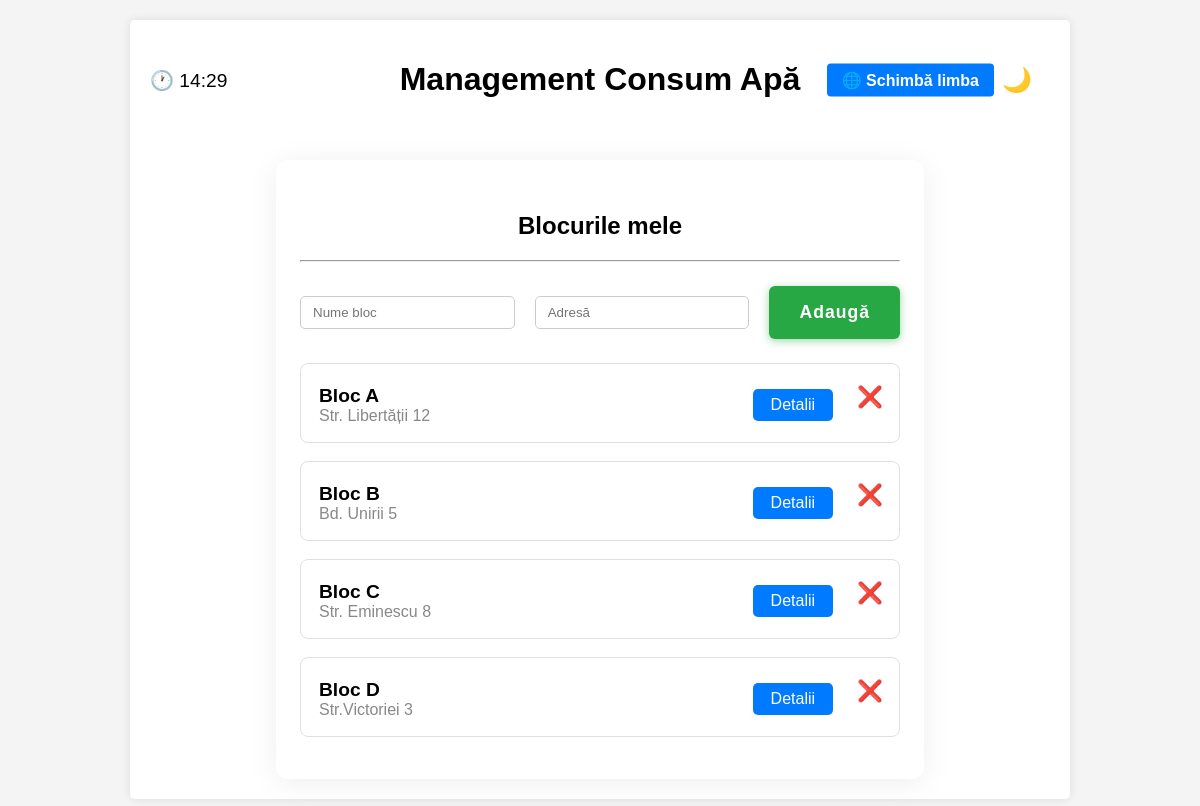
/blocuri (signed in), run on the app's committed database.
### tables this page shows
CREATE TABLE blocks (
            id INTEGER PRIMARY KEY AUTOINCREMENT,
            name TEXT NOT NULL,
            address TEXT NOT NULL
        );

### app.py (the view, shortened to what this page needs)
@app.route('/blocuri', methods=['GET', 'POST'])
@login_required
def blocuri():
    try:
        blocks = get_blocks()
        return render_template('template2.html', blocks=blocks, language=session.get('language', 'ro'))
    except Exception as e:
        print(f"Eroare la afișare blocuri: {e}")
        return 'A apărut o eroare la afișarea blocurilor.', 500

### app.py (called while the page is built)
@app.context_processor
def inject_language():
    return {'language': session.get('language', 'ro')}

def login_required(f):
    @wraps(f)
    def decorated_function(*args, **kwargs):
        if 'username' not in session:
            return redirect(url_for('login'))
        return f(*args, **kwargs)
    return decorated_function

### database.py (called while the page is built)
def get_blocks():
    db_path = os.path.join(DATA_DIR, 'database.db')
    conn = sqlite3.connect(db_path)
    cursor = conn.cursor()
    cursor.execute('SELECT id, name, address FROM blocks')
    blocks = [ {'id': row[0], 'name': row[1], 'address': row[2]} for row in cursor.fetchall() ]
    conn.close()
    return blocks

### templates/template2.html (shortened to what this page needs)
{% extends 'layout.html' %}
{% block content %}
<div class="block-list-container" style="max-width:600px;margin:40px auto 0 auto;padding:32px 24px 24px 24px;background:#fff;border-radius:12px;box-shadow:0 4px 32px #0001;">
    <h2 style="text-align:center;">{{ 'Blocurile mele' if language == 'ro' else 'My Buildings' }}</h2>
    <hr style="margin:18px 0 24px 0;">
    <form id="add-block-form" method="POST" style="display:flex;gap:10px;justify-content:center;margin-bottom:24px;">
        <input type="text" name="block_name" placeholder="{{ 'Nume bloc' if language == 'ro' else 'Block name' }}" required style="padding:8px 12px;border:1px solid #ccc;border-radius:5px;">
        <input type="text" name="block_address" placeholder="{{ 'Adresă' if language == 'ro' else 'Address' }}" required style="padding:8px 12px;border:1px solid #ccc;border-radius:5px;">
        <button type="submit" style="background-color:#28a745; color:white; border:none; border-radius:6px; padding:12px 30px; cursor:pointer; font-size:1.1em; font-weight:bold; box-shadow:0 2px 8px #28a74577; letter-spacing:1px;">{{ 'Adaugă' if language == 'ro' else 'Add' }}</button>
    </form>
    <ul id="block-list" style="list-style:none;padding:0;">
    {% for block in blocks %}
        <li class="block-item" style="margin-bottom:18px;padding:18px 18px 14px 18px;border:1px solid #e0e0e0;border-radius:8px;display:flex;align-items:center;justify-content:space-between;">
            <div>
                <span style="font-size:1.2em;font-weight:bold;">{{ block.name }}</span><br>
                <span style="color:#888;">{{ block.address }}</span>
            </div>
            <div style="display:flex;gap:10px;align-items:center;">
                <a href="{{ url_for('block_detail', block_id=block.id) }}" style="padding:7px 18px;background:#007bff;color:#fff;border-radius:5px;text-decoration:none;font-weight:500;font-size:1em;">{{ 'Detalii' if language == 'ro' else 'Details' }}</a>
                <form method="POST" style="display:inline;">
    <button type="submit" class="delete-block-btn" style="display:inline-block; background:none; border:none; color:#d32f2f; font-size:1.3em; font-weight:bold; position:relative; left:8px; top:2px; cursor:pointer; transition:color 0.2s;" title="{{ 'Șterge blocul' if language == 'ro' else 'Delete block' }}">❌</button>
</form>
            </div>
        </li>
    {% endfor %}
    </ul>
</div>
{% endblock %}

### templates/layout.html (shortened to what this page needs)
<!DOCTYPE html>
<html lang="{{ language }}">
<head>
    <link rel="stylesheet" href="{{ url_for('static', filename='style.css') }}">
</head>
<body>
    <div class="container">
        <div class="header-container" style="display:flex;align-items:center;justify-content:center;position:relative;margin-bottom:20px;">
            <div class="clock" id="romania-clock"></div>
            <div class="title-clock" style="flex:1;text-align:center;">
                <h1>{{ 'Management Consum Apă' if language == 'ro' else 'Water Consumption Management' }}</h1>
            </div>
            <button id="theme-toggle" aria-label="Toggle dark/light mode" style="position:absolute;right:12px;top:50%;transform:translateY(-50%);background:none;border:none;outline:none;cursor:pointer;font-size:1.5em;transition:color 0.2s;z-index:10;">
                <span id="theme-toggle-icon">🌙</span>
            </button>
            {% if 'username' in session %}
            <div style="position:absolute;right:56px;top:50%;transform:translateY(-50%);">
                <a href="{{ url_for('change_language', next=request.full_path) }}" title="{{ 'Schimbă limba' if language == 'ro' else 'Change Language' }}" style="padding:8px 15px;text-decoration:none;color:white;background-color:#007bff;border-radius:4px;font-weight:bold;font-size:1em;">
                    🌐 {{ 'Schimbă limba' if language == 'ro' else 'Change Language' }}
                </a>
            </div>
            {% endif %}
        </div>
        <div>
            {% block content %}{% endblock %}
        </div>
    </div>
</body>
</html>

### static/style.css (style rules this page uses)
body { font-family: Arial, sans-serif; background-color: #f4f4f4; margin: 0; padding: 20px; }
h1 { text-align: center; }
.container { max-width: 900px; margin: auto; background: white; padding: 20px; border-radius: 5px; box-shadow: 0 0 10px rgba(0, 0, 0, 0.1); }
h2 { text-align: center; }
input[type="text"], input[type="password"] { width: 100%; padding: 10px; margin: 10px 0; border: 1px solid #ccc; border-radius: 4px; }
form { display: flex; justify-content: center; margin-bottom: 20px; }
input[type="text"] { padding: 10px; border: 1px solid #ccc; border-radius: 4px; margin-right: 10px; }

### templates/layout.html (style rules this page uses)
.header-container { display: flex; align-items: center; justify-content: center; position: relative; margin-bottom: 20px; }
.clock { font-size: 1.2em; position: absolute; left: 0; top: 50%; transform: translateY(-50%); }
.title-clock { text-align: center; }
body, html { transition: background 0.3s, color 0.3s; }

### data on the page
blocks: name "Bloc A", address "Str. Libertății 12", value "Detalii"
blocks: name "Bloc B", address "Bd. Unirii 5", value "Detalii"
blocks: name "Bloc C", address "Str. Eminescu 8", value "Detalii"
blocks: name "Bloc D", address "Str.Victoriei 3", value "Detalii"

### other printed values
{{ 'Schimbă limba' if language == 'ro' else 'Change Language' }} "Schimbă limba"
{{ 'Blocurile mele' if language == 'ro' else 'My Buildings' }} "Blocurile mele"
{{ 'Adaugă' if language == 'ro' else 'Add' }} "Adaugă"
